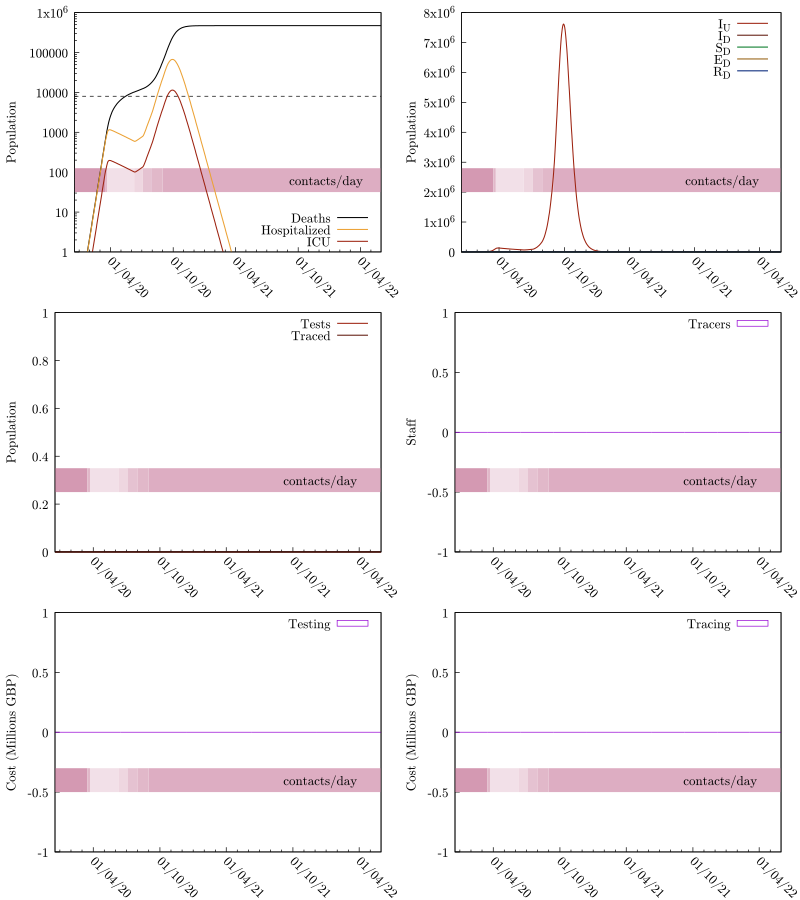

This chart was generated by the following gnuplot code:
set terminal pdfcairo color enhanced dashed font "cmr10,14" size 8,9
seed="ptti-scenario-No_TTI"
set output sprintf("%s.pdf", seed)
set multiplot layout 3,2
odefile=sprintf("%s-out-0.tsv", seed)
ttfile=sprintf("%s-out-0-testtrace.tsv", seed)
trfile=sprintf("%s-out-0-trcosts.tsv", seed)
tefile=sprintf("%s-out-0-tecosts.tsv", seed)
etimesfile=sprintf("%s-events.gp", seed)

set tics nomirror
set ylabel 'Population'

set yrange [0:]

set style fill transparent solid 0.25 noborder

# Colors
color_SU = '#00aa55'
color_SD = '#007722'

color_EU = '#eba134'
color_ED = '#945e0f'

color_IU = '#9c210e'
color_ID = '#5e160b'

color_RU = '#0055aa'
color_RD = '#002277'

# These are from the economic model inputs
Hospitalized_Pct_Deaths=0.44
ICU_Fatality=0.59
ICU_Pct=0.17
IFR=0.008
Non_ICU_Fatality=0.36

HF = IFR*Hospitalized_Pct_Deaths/(ICU_Pct*ICU_Fatality+(1-ICU_Pct)*Non_ICU_Fatality)
ICUF = HF*ICU_Pct

set key bottom right
set xdata time
set timefmt "%Y-%m-%d %H:%M:%S"
set format x "%d/%m/%y"

load etimesfile

set xtics rotate by -45 3600*24*30*6

set yrange [1:1e6]
set log y

set arrow from graph 0, first 8000 to graph 1, first 8000 nohead lc 0 dt '--'
plot odefile u 1:(($9+$10)*IFR) w l lw 1.5 lc 0 ti "Deaths", "" u 1:(($7+$8)*HF) w l lw 1.5 lc rgb color_EU ti "Hospitalized", "" u 1:(($7+$8)*ICUF) w l lw 1.5 lc rgb color_IU ti "ICU"

unset log y
unset arrow

set autoscale y
set yrange [0:]
set key top right

# set y2tics 0.5
# set y2range [0:4]

plot odefile u 1:7 w l lw 1.5 lc rgb color_IU ti "I_U", odefile u 1:8 w l lw 1.5 lc rgb color_ID ti "I_D", \
     odefile u 1:4 w l lw 1.5 lc rgb color_SD ti "S_D", odefile u 1:6 w l lw 1.5 lc rgb color_ED ti "E_D", \
     odefile u 1:10 w l lw 1.5 lc rgb color_RD ti "R_D"#, odefile u 1:13 w l axis x1y2 lc 0 ti "R"


plot ttfile u 1:3 w l lw 1.5 lc rgb color_IU ti "Tests", ttfile u 1:4 w l lw 1.5 lc rgb color_ID ti "Traced"

unset log y
unset yrange
set autoscale y
set style fill empty

set ylabel "Staff"
plot trfile u 1:5 w boxes ti "Tracers"

set ylabel "Cost (Millions GBP)"
plot tefile u 1:($5/1000000) w boxes ti "Testing"
plot trfile u 1:($6/1000000) w boxes ti "Tracing"

unset multiplot
set output
